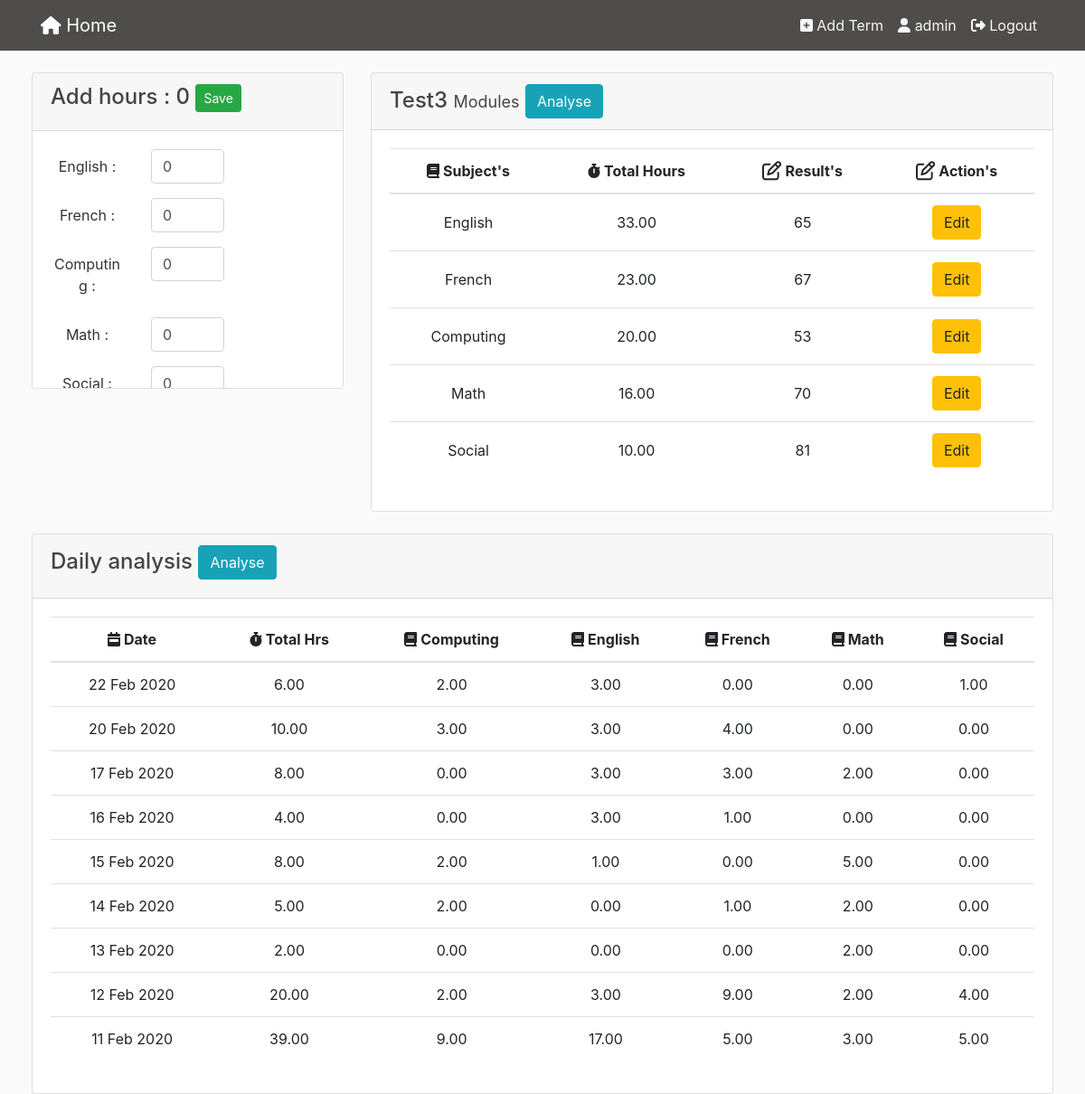
/term/8 (signed in), run on an earlier commit of the app's database.
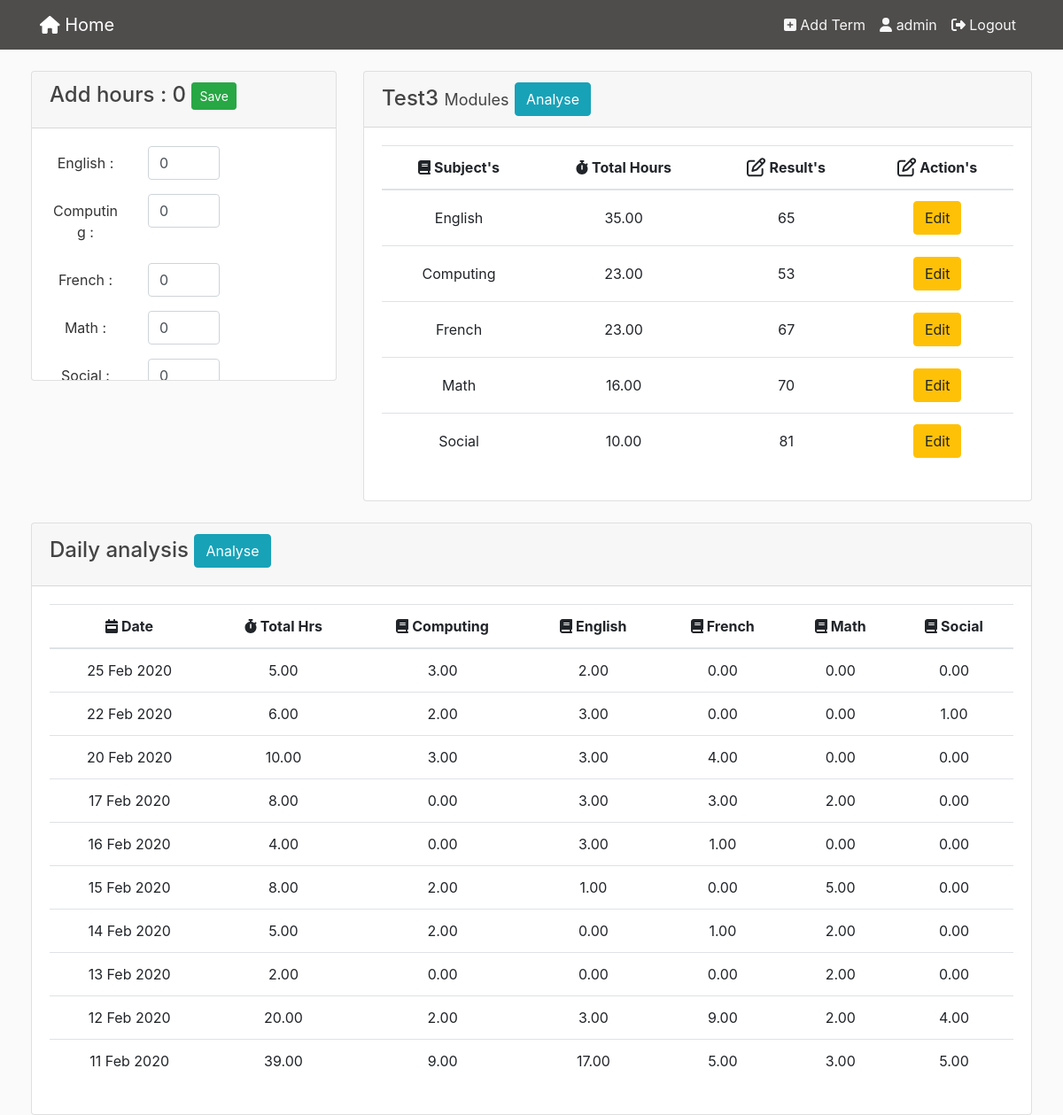
And on a later commit of the database.
### analysis/models.py (models this page shows, shortened)
class Subject(models.Model):
    term = models.ForeignKey(Term, on_delete=models.CASCADE)
    name = models.CharField(max_length=100)
    result = models.IntegerField(default=0, null=True, blank=True)
    total_hr_spent = models.DecimalField(max_digits=10, decimal_places=2, default=0.0, null=True, blank=True)
    def __str__(self):
        return '{0}-{1}'.format(self.name, self.term.name)

class Term(models.Model):
    name = models.CharField(max_length=100)
    description = models.CharField(max_length=200, null=True, blank=True)
    user = models.ForeignKey(User, on_delete=models.CASCADE)

class Activities(models.Model):
    subject = models.ForeignKey(Subject, on_delete=models.CASCADE)
    activity_date = models.DateTimeField(default=now().date())
    hour_spent = models.DecimalField(max_digits=10, decimal_places=2)

### analysis/views.py (the view, shortened to what this page needs)
# urls.py: path('term/<int:pk>',views.TermDetail.as_view(),name='term-detail'),
class TermDetail(LoginRequiredMixin, DetailView):
    model = Term
    def get_context_data(self, **kwargs):
        context = super().get_context_data(**kwargs)
        context['subjects'] = Subject.objects.filter(term=self.get_object()).order_by('-total_hr_spent')
        print(context['subjects'])
        print(Activities.objects.filter(subject=context['subjects'][0]).count())
        daily_hustle = OrderedDict()
        subj_name = []
        for activity in Activities.objects.filter(subject__term=self.get_object()).order_by('-activity_date',
                                                                                            'subject__name',
                                                                                            '-hour_spent'):
            if activity.activity_date not in daily_hustle:
                daily_hustle[activity.activity_date] = OrderedDict()
                daily_hustle[activity.activity_date]['tot_hrs'] = 0
            daily_hustle[activity.activity_date][activity.subject.name] = activity.hour_spent
            daily_hustle[activity.activity_date]['tot_hrs'] += activity.hour_spent
            if activity.subject.name not in subj_name:
                subj_name.append(activity.subject.name)
        print(daily_hustle)
        context['daily_hustle'] = daily_hustle
        context['subj_name'] = subj_name
        return context

### analysis/templates/analysis/term_detail.html (shortened to what this page needs)
{% extends 'base.html' %}
{% block content %}
<div class="row">
    <div class="container-fluid">
        <div class="row">
            <div class="col-md-4" style="padding-left: 50px;">
                <form method="POST" action="{% url 'term-detail' object.id %}" onsubmit="return validateForm()">
                    <div class="card" style="height:350px;">
                        <div class="card-header in-line">
                            <h4>Add hours : <span id="tot_hrs">0</span>
                                <button type="submit" class="btn btn-success btn-sm ">Save</button>
                            </h4>
                        </div>
                        <div class="card-body text-center " style="overflow:auto;height:110px">
                            {% for subj in subjects%}
                            <div class="form-group row">
                                <label for="{{subj.id}}" class="col-sm-4 col-form-label">{{subj.name}} : </label>
                                <div class="col-sm-4 input-form">
                                    <input type="text" name="{{subj.id}}" class="form-control" id="{{subj.id}}"
                                           value=0>
                                </div>
                            </div>
                            {% endfor %}
                        </div>
                    </div>
                </form>
            </div>
            <div class="col-md-8" style="padding-right:50px;">
                <div class="card">
                    <h4 class="card-header">
                        {{object.name}}
                        <small><font size="4">Modules</font></small>
                        <button class="btn btn-info btn-xs"
                                data-url="{% url 'term-analysis' object.id%}"
                                data-remote="false" data-toggle="modal" data-modal-size="modal-lg"
                                data-target="#bd_Modal"
                        >Analyse
                        </button>
                    </h4>
                    <div class="card-body text-center">
                        <div class="table-responsive bordered">
                            <table class="table" id="table-id">
                                <thead>
                                <tr>
                                    <th>
                                        <a><i class="fas fa-book"></i> Subject's</a>
                                    </th>
                                    <th>
                                        <a><i class="fas fa-stopwatch"></i> Total Hours</a>
                                    </th>
                                    <th>
                                        <a><i class="far fa-edit fa-lg"></i> Result's</a>
                                    </th>
                                    <th>
                                        <a><i class="far fa-edit fa-lg"></i> Action's</a>
                                    </th>
                                </tr>
                                </thead>
                                <tbody class="list" id="sort">
                                {% for subj in subjects %}
                                <tr>
                                    <td class="align-middle">{{ subj.name }}</td>
                                    <td class="align-middle">{{subj.total_hr_spent}}</td>
                                    <td class="align-middle">
                                        {{subj.result}}
                                    </td>
                                    <td class="align-middle">
                                        <button class="btn btn-warning btn-xs"
                                                data-url="{% url 'add-result' subj.id%}"
                                                data-remote="false" data-toggle="modal" data-modal-size="modal-sm"
                                                data-target="#bd_Modal"
                                        >Edit
                                        </button>
                                    </td>
                                </tr>
                                {% endfor %}
                                </tbody>
                            </table>
                        </div>
                    </div>
                </div>
            </div>
        </div>
        <br>
        <div class="row">
            <div class="col-md-12" style="padding-left: 50px;padding-right:50px;">
                <div class="card">
                    <div class="card-header">
                        <h4>Daily analysis
                            <button class="btn btn-info btn-xs"
                                data-url="{% url 'daily-analysis' object.id%}"
                                data-remote="false" data-toggle="modal" data-modal-size="modal-lg"
                                data-target="#bd_Modal"
                        >Analyse
                        </button>
                        </h4>
                    </div>
                    <div class="card-body text-center">
                        <div class="table-responsive bordered">
                            <table class="table">
                                <thead>
                                <tr>
                                    <th>
                                        <a><i class="fas fa-calendar-week"></i> Date</a>
                                    </th>
                                    <th>
                                        <a><i class="fas fa-stopwatch"></i> Total Hrs</a>
                                    </th>
                                    {% for sub_name in subj_name%}
                                    <th>
                                        <a><i class="fas fa-book"></i> {{ sub_name }}</a>
                                    </th>
                                    {% endfor %}
                                </tr>
                                </thead>
                                <tbody class="list">
                                {% for subj_object,activity_hrs in daily_hustle.items %}
                                <tr>
                                    <td class="allign-middle">{{subj_object|date:"d M Y"}}</td>
                                    {% for sub_name,tot_hrs in activity_hrs.items %}
                                    <td class="align-middle">
                                        {{tot_hrs}}
                                    </td>
                                    {% endfor %}
                                </tr>
                                {% endfor %}
                                </tbody>
                            </table>
                        </div>
                    </div>
                </div>
            </div>
        </div>
    </div>
</div>
{% endblock content%}

### analysis/templates/base.html (shortened to what this page needs)
{% load static %}
<!DOCTYPE html>
<html>
<head>
    <link rel="stylesheet" type="text/css" href="{% static 'css/bootstrap.min.css'%}">
    <link rel="stylesheet" type="text/css" href="{% static 'css/all.css'%}">
    <link rel="stylesheet" type="text/css" href="{% static 'css/main.css'%}">
</head>
<body>
    <header class="site-header">
      <nav class="navbar navbar-expand-md navbar-dark bg-steel fixed-top">
        <div class="container">
          <a class="navbar-brand mr-4" href="{% url 'index' %}"><i class="fas fa-home"></i> Home</a>
          <div class="collapse navbar-collapse" id="navbarToggle">
              {% if user.is_authenticated%}
            <div class="navbar-nav">
                <a class="nav-item nav-link" href="{% url 'create-term' %}"><i class="fas fa-plus-square"></i> Add Term</a>
                <a class="nav-item nav-link" href="#"><i class="fas fa-user"></i> {{user.username}}</a>
                <a class="nav-item nav-link" href="{% url 'logout'%}"><i class="fas fa-sign-out-alt"></i> Logout</a>
            </div>
              {% else %}
              <div class="navbar-nav">
                  <a class="nav-item nav-link" href="{% url 'login' %}">Login</a>
              <a class="nav-item nav-link" href="{% url 'register'%}">Register</a>
              </div>
              {% endif%}
          </div>
        </div>
      </nav>
    </header>
    <main role="main">
        {% block content %}
        {% endblock %}
    </main>
    </body>
</html>

### static/css/all.css (style rules this page uses)
.fa-lg { font-size: 1.33333em; line-height: 0.75em; vertical-align: -.0667em; }
.fa-book:before { content: "\f02d"; }
.fa-calendar-week:before { content: "\f784"; }
.fa-stopwatch:before { content: "\f2f2"; }
.fa-user:before { content: "\f007"; }

### static/css/main.css (style rules this page uses)
body { background: #fafafa; color: #333333; margin-top: 5rem; }
h1, h2, h3, h4, h5, h6 { color: #444444; }
.bg-steel { background-color: #4F4D4C; }
.site-header .navbar-nav .nav-link { color: #f7f7f7; }

What changed in the data, as far as the page shows it:
changed Subject "English": total_hr_spent "33.00" → "35.00"
changed Subject "Computing": total_hr_spent "20.00" → "23.00"; moves up the list
added Activities: daily_hustle "25 Feb 2020", activity_hrs "3.00"
added Activities: activity_hrs "2.00"
added Activities: activity_hrs "0.00"
added Activities: activity_hrs "0.00"
added Activities: activity_hrs "0.00"
Also different on the page:
new list line: "5.00"
